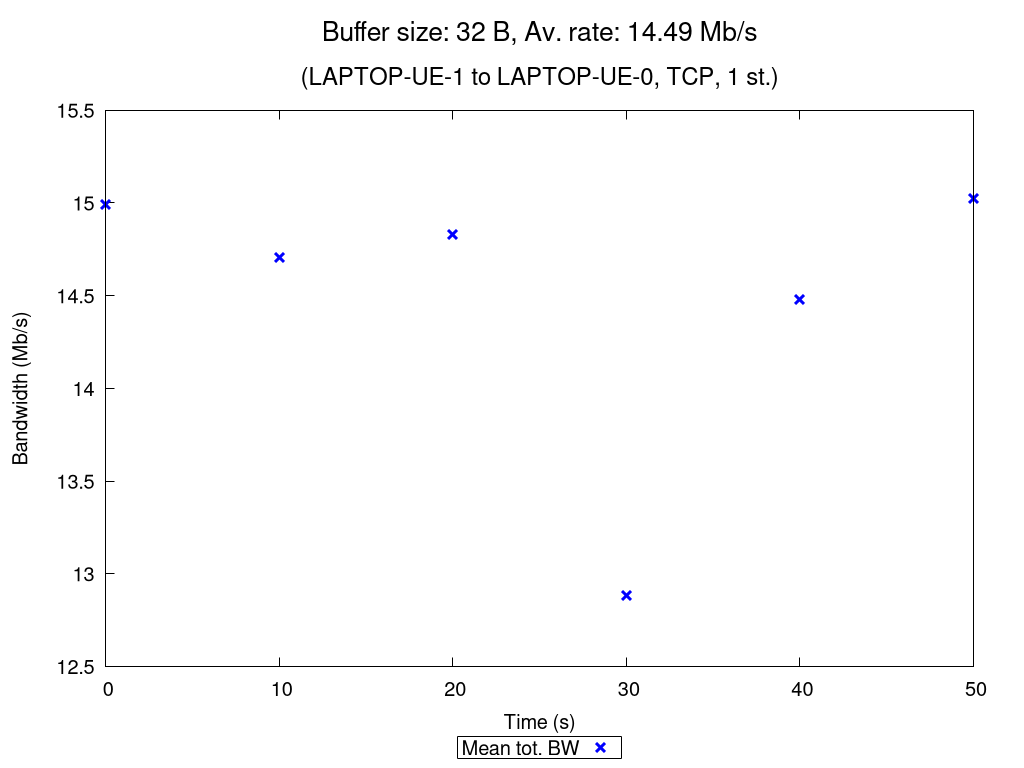

gnuplot code for this plot:
set terminal pngcairo nocrop enhanced size 1024,768 font "Verdana,15"
set output "TCP_1_st_2020_10_18_01-36-23_two2one_00032B.png"

set title "{/=20 Buffer size: 32 B, Av. rate: 14.49 Mb/s}\n\n{/=18 (LAPTOP-UE-1 to LAPTOP-UE-0, TCP, 1 st.)}"

set xlabel "Time (s)"
set ylabel "Bandwidth (Mb/s)"
set ytics nomirror
set key bmargin center horizontal box samplen 1 width -1
set bmargin 4.6
set rmargin 4.5

rf = 1000000.0  # rate factor
set style fill transparent solid 0.2 noborder
set autoscale xfix
plot "TCP_1_st_2020_10_18_01-36-23_two2one_00032B_iperf_processed.dat" using 1:($2/rf-$3/rf):($2/rf+$3/rf) with filledcurves lc rgb "blue" notitle, \
     "" using 1:($2/rf) with points pt 2 ps 1.5 lw 3 lc rgb "blue" title "Mean tot. BW", \
